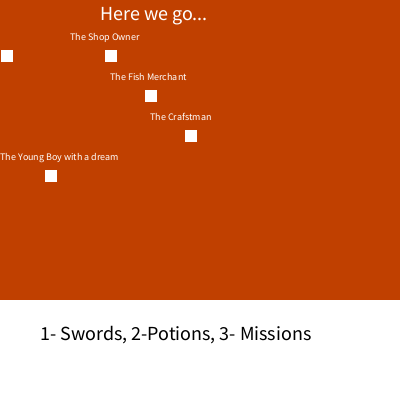
Frame 1 (no input)
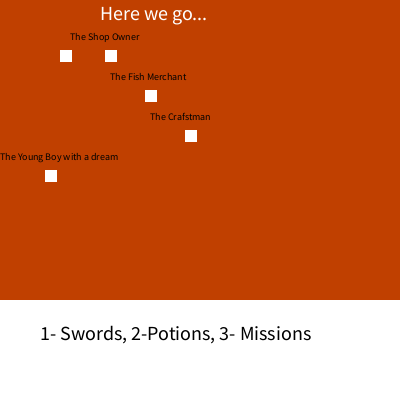
Frame 60 (the mouse pressed at the canvas centre just before this capture)
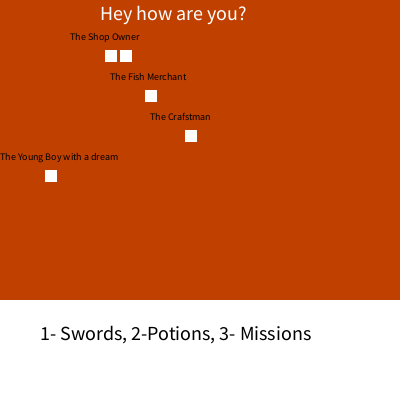
Frame 120 (the mouse held since frame 60 and released just before this capture)

The Processing sketch that drew these frames (run headless with seeded random() and noise(); from frame 60 on, the mouse is pressed at the canvas centre):

// Processing sketch: Paralax_Side_Scrollling_Game
// ── Paralax_Side_Scrollling_Game.pde
float x01 = 0;
int y01 = 50;
int txtX = 100;
int diagX = 40;
int y02 = 0;
boolean layer= true;
String txtCntnt= "Here we go...";
String diagCntnt= "1- Swords, 2-Potions, 3- Missions";

void setup() {
  size(400, 400);
  stroke(255);
}
void start(){
  
}
void draw() {

  if (keyPressed) {
    if (key == 'a' || key == 'A') {
      x01-=0.7; 
    }
    if (key == 'd' || key == 'D') {
      x01+=3;
    } 
  } else {
    //fill(255);
  }
  x01++;
  //if(hits the edge of the screen starts again but the next layer)
  if (x01>=400){
    x01= 0;
    y01+= 40;
    txtX= 100;
    txtCntnt="Here we go...";
  }
  if(x01>=100 && y01==50)
    txtCntnt= "Hey how are you?";
  if(x01>=140 && y01==90)
    txtCntnt= "Whatssssup?";
  if(x01>=180 && y01==130){
    txtCntnt= "How are you doing, in this lovely day?";
    txtX = 20;
  }
  if(x01>=40 && y01==170)
  {
    txtCntnt= "Hey.";
    txtX = 180;
  }

  if(y01>300){
    x01= 0;
    y01= 50;  
    diagCntnt= "1- Swords, 2-Potions, 3- Missions";
    diagX=40;
  }

  if (keyPressed) {
    if (key == '1') {
      diagCntnt="1-Swords"; 
      diagX=140;
  }
    if (key == '2') {
      diagCntnt="2-Potions"; 
      diagX=140;
    }
    if (key == '3') {
      diagCntnt="3-Missions"; 
      diagX=140;
    }
}
  
  rect(25, 25, 50, 50);

  background(192, 64, 0);
  textSize(10);
  text("The Shop Owner", 70, 40);
  text("The Fish Merchant", 110, 80);
  text("The Crafstman", 150, 120);
  text("The Young Boy with a dream", 0, 160);
  
  fill(255, 255, 255);
  rect(x01, y01, 11, 11);
  rect(105, 50, 11, 11);
  rect(145, 90, 11, 11);
  rect(185, 130, 11, 11);
  rect(45,  170, 11, 11);
  rect(0, 300, 400, 400);
  textSize(20);
  text(txtCntnt, txtX, 20);
  color c = color(0, 0, 0);
  fill(c);
  text(diagCntnt, diagX, 340);

}

//void if()
